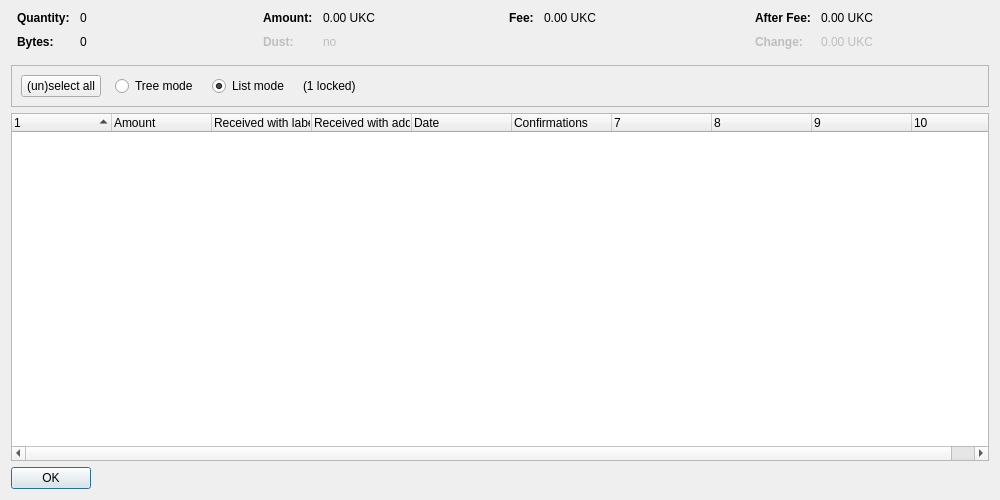
<?xml version="1.0" encoding="UTF-8"?>
<ui version="4.0">
 <class>CoinControlDialog</class>
 <widget class="QDialog" name="CoinControlDialog">
  <property name="geometry">
   <rect>
    <x>0</x>
    <y>0</y>
    <width>1000</width>
    <height>500</height>
   </rect>
  </property>
  <property name="windowTitle">
   <string>Coin Selection</string>
  </property>
  <layout class="QVBoxLayout" name="verticalLayout">
   <item>
    <layout class="QHBoxLayout" name="horizontalLayoutTop" stretch="0,0,0,0">
     <property name="topMargin">
      <number>0</number>
     </property>
     <property name="bottomMargin">
      <number>10</number>
     </property>
     <item>
      <layout class="QFormLayout" name="formLayoutCoinControl1">
       <property name="horizontalSpacing">
        <number>10</number>
       </property>
       <property name="verticalSpacing">
        <number>10</number>
       </property>
       <property name="leftMargin">
        <number>6</number>
       </property>
       <property name="rightMargin">
        <number>6</number>
       </property>
       <item row="0" column="0">
        <widget class="QLabel" name="labelCoinControlQuantityText">
         <property name="font">
          <font>
           <weight>75</weight>
           <bold>true</bold>
          </font>
         </property>
         <property name="text">
          <string>Quantity:</string>
         </property>
        </widget>
       </item>
       <item row="0" column="1">
        <widget class="QLabel" name="labelCoinControlQuantity">
         <property name="cursor">
          <cursorShape>IBeamCursor</cursorShape>
         </property>
         <property name="contextMenuPolicy">
          <enum>Qt::ActionsContextMenu</enum>
         </property>
         <property name="text">
          <string notr="true">0</string>
         </property>
         <property name="textInteractionFlags">
          <set>Qt::LinksAccessibleByMouse|Qt::TextSelectableByKeyboard|Qt::TextSelectableByMouse</set>
         </property>
        </widget>
       </item>
       <item row="1" column="0">
        <widget class="QLabel" name="labelCoinControlBytesText">
         <property name="font">
          <font>
           <weight>75</weight>
           <bold>true</bold>
          </font>
         </property>
         <property name="text">
          <string>Bytes:</string>
         </property>
        </widget>
       </item>
       <item row="1" column="1">
        <widget class="QLabel" name="labelCoinControlBytes">
         <property name="cursor">
          <cursorShape>IBeamCursor</cursorShape>
         </property>
         <property name="contextMenuPolicy">
          <enum>Qt::ActionsContextMenu</enum>
         </property>
         <property name="text">
          <string notr="true">0</string>
         </property>
         <property name="textInteractionFlags">
          <set>Qt::LinksAccessibleByMouse|Qt::TextSelectableByKeyboard|Qt::TextSelectableByMouse</set>
         </property>
        </widget>
       </item>
      </layout>
     </item>
     <item>
      <layout class="QFormLayout" name="formLayoutCoinControl2">
       <property name="horizontalSpacing">
        <number>10</number>
       </property>
       <property name="verticalSpacing">
        <number>10</number>
       </property>
       <property name="leftMargin">
        <number>6</number>
       </property>
       <property name="rightMargin">
        <number>6</number>
       </property>
       <item row="0" column="0">
        <widget class="QLabel" name="labelCoinControlAmountText">
         <property name="font">
          <font>
           <weight>75</weight>
           <bold>true</bold>
          </font>
         </property>
         <property name="text">
          <string>Amount:</string>
         </property>
        </widget>
       </item>
       <item row="0" column="1">
        <widget class="QLabel" name="labelCoinControlAmount">
         <property name="cursor">
          <cursorShape>IBeamCursor</cursorShape>
         </property>
         <property name="contextMenuPolicy">
          <enum>Qt::ActionsContextMenu</enum>
         </property>
         <property name="text">
          <string notr="true">0.00 UKC</string>
         </property>
         <property name="textInteractionFlags">
          <set>Qt::LinksAccessibleByMouse|Qt::TextSelectableByKeyboard|Qt::TextSelectableByMouse</set>
         </property>
        </widget>
       </item>
       <item row="1" column="0">
        <widget class="QLabel" name="labelCoinControlLowOutputText">
         <property name="enabled">
          <bool>false</bool>
         </property>
         <property name="font">
          <font>
           <weight>75</weight>
           <bold>true</bold>
          </font>
         </property>
         <property name="text">
          <string>Dust:</string>
         </property>
        </widget>
       </item>
       <item row="1" column="1">
        <widget class="QLabel" name="labelCoinControlLowOutput">
         <property name="enabled">
          <bool>false</bool>
         </property>
         <property name="cursor">
          <cursorShape>IBeamCursor</cursorShape>
         </property>
         <property name="contextMenuPolicy">
          <enum>Qt::ActionsContextMenu</enum>
         </property>
         <property name="text">
          <string notr="true">no</string>
         </property>
         <property name="textInteractionFlags">
          <set>Qt::LinksAccessibleByMouse|Qt::TextSelectableByKeyboard|Qt::TextSelectableByMouse</set>
         </property>
        </widget>
       </item>
      </layout>
     </item>
     <item>
      <layout class="QFormLayout" name="formLayoutCoinControl3">
       <property name="horizontalSpacing">
        <number>10</number>
       </property>
       <property name="verticalSpacing">
        <number>10</number>
       </property>
       <property name="leftMargin">
        <number>6</number>
       </property>
       <property name="rightMargin">
        <number>6</number>
       </property>
       <item row="0" column="0">
        <widget class="QLabel" name="labelCoinControlFeeText">
         <property name="font">
          <font>
           <weight>75</weight>
           <bold>true</bold>
          </font>
         </property>
         <property name="text">
          <string>Fee:</string>
         </property>
        </widget>
       </item>
       <item row="0" column="1">
        <widget class="QLabel" name="labelCoinControlFee">
         <property name="cursor">
          <cursorShape>IBeamCursor</cursorShape>
         </property>
         <property name="contextMenuPolicy">
          <enum>Qt::ActionsContextMenu</enum>
         </property>
         <property name="text">
          <string notr="true">0.00 UKC</string>
         </property>
         <property name="textInteractionFlags">
          <set>Qt::LinksAccessibleByMouse|Qt::TextSelectableByKeyboard|Qt::TextSelectableByMouse</set>
         </property>
        </widget>
       </item>
      </layout>
     </item>
     <item>
      <layout class="QFormLayout" name="formLayoutCoinControl4">
       <property name="horizontalSpacing">
        <number>10</number>
       </property>
       <property name="verticalSpacing">
        <number>10</number>
       </property>
       <property name="leftMargin">
        <number>6</number>
       </property>
       <property name="rightMargin">
        <number>6</number>
       </property>
       <item row="0" column="0">
        <widget class="QLabel" name="labelCoinControlAfterFeeText">
         <property name="font">
          <font>
           <weight>75</weight>
           <bold>true</bold>
          </font>
         </property>
         <property name="text">
          <string>After Fee:</string>
         </property>
        </widget>
       </item>
       <item row="0" column="1">
        <widget class="QLabel" name="labelCoinControlAfterFee">
         <property name="cursor">
          <cursorShape>IBeamCursor</cursorShape>
         </property>
         <property name="contextMenuPolicy">
          <enum>Qt::ActionsContextMenu</enum>
         </property>
         <property name="text">
          <string notr="true">0.00 UKC</string>
         </property>
         <property name="textInteractionFlags">
          <set>Qt::LinksAccessibleByMouse|Qt::TextSelectableByKeyboard|Qt::TextSelectableByMouse</set>
         </property>
        </widget>
       </item>
       <item row="1" column="0">
        <widget class="QLabel" name="labelCoinControlChangeText">
         <property name="enabled">
          <bool>false</bool>
         </property>
         <property name="font">
          <font>
           <weight>75</weight>
           <bold>true</bold>
          </font>
         </property>
         <property name="text">
          <string>Change:</string>
         </property>
        </widget>
       </item>
       <item row="1" column="1">
        <widget class="QLabel" name="labelCoinControlChange">
         <property name="enabled">
          <bool>false</bool>
         </property>
         <property name="cursor">
          <cursorShape>IBeamCursor</cursorShape>
         </property>
         <property name="contextMenuPolicy">
          <enum>Qt::ActionsContextMenu</enum>
         </property>
         <property name="text">
          <string notr="true">0.00 UKC</string>
         </property>
         <property name="textInteractionFlags">
          <set>Qt::LinksAccessibleByMouse|Qt::TextSelectableByKeyboard|Qt::TextSelectableByMouse</set>
         </property>
        </widget>
       </item>
      </layout>
     </item>
    </layout>
   </item>
   <item>
    <widget class="QFrame" name="frame">
     <property name="minimumSize">
      <size>
       <width>0</width>
       <height>40</height>
      </size>
     </property>
     <property name="frameShape">
      <enum>QFrame::StyledPanel</enum>
     </property>
     <property name="frameShadow">
      <enum>QFrame::Sunken</enum>
     </property>
     <layout class="QHBoxLayout" name="horizontalLayout">
      <item>
       <layout class="QHBoxLayout" name="horizontalLayoutPanel" stretch="0,0,0,0,0">
        <property name="spacing">
         <number>14</number>
        </property>
        <item>
         <widget class="QPushButton" name="pushButtonSelectAll">
          <property name="sizePolicy">
           <sizepolicy hsizetype="Maximum" vsizetype="Fixed">
            <horstretch>0</horstretch>
            <verstretch>0</verstretch>
           </sizepolicy>
          </property>
          <property name="text">
           <string>(un)select all</string>
          </property>
          <property name="autoDefault">
           <bool>false</bool>
          </property>
         </widget>
        </item>
        <item>
         <widget class="QRadioButton" name="radioTreeMode">
          <property name="sizePolicy">
           <sizepolicy hsizetype="Maximum" vsizetype="Fixed">
            <horstretch>0</horstretch>
            <verstretch>0</verstretch>
           </sizepolicy>
          </property>
          <property name="text">
           <string>Tree mode</string>
          </property>
         </widget>
        </item>
        <item>
         <widget class="QRadioButton" name="radioListMode">
          <property name="sizePolicy">
           <sizepolicy hsizetype="Maximum" vsizetype="Fixed">
            <horstretch>0</horstretch>
            <verstretch>0</verstretch>
           </sizepolicy>
          </property>
          <property name="text">
           <string>List mode</string>
          </property>
          <property name="checked">
           <bool>true</bool>
          </property>
         </widget>
        </item>
        <item>
         <widget class="QLabel" name="labelLocked">
          <property name="text">
           <string notr="true">(1 locked)</string>
          </property>
         </widget>
        </item>
        <item>
         <spacer name="horizontalSpacer">
          <property name="orientation">
           <enum>Qt::Horizontal</enum>
          </property>
          <property name="sizeHint" stdset="0">
           <size>
            <width>40</width>
            <height>20</height>
           </size>
          </property>
         </spacer>
        </item>
       </layout>
      </item>
     </layout>
    </widget>
   </item>
   <item>
    <widget class="CoinControlTreeWidget" name="treeWidget">
     <property name="contextMenuPolicy">
      <enum>Qt::CustomContextMenu</enum>
     </property>
     <property name="sortingEnabled">
      <bool>false</bool>
     </property>
     <property name="columnCount">
      <number>10</number>
     </property>
     <attribute name="headerShowSortIndicator" stdset="0">
      <bool>true</bool>
     </attribute>
     <attribute name="headerStretchLastSection">
      <bool>false</bool>
     </attribute>
     <column>
      <property name="text">
       <string/>
      </property>
     </column>
     <column>
      <property name="text">
       <string>Amount</string>
      </property>
     </column>
     <column>
      <property name="text">
       <string>Received with label</string>
      </property>
     </column>
     <column>
      <property name="text">
       <string>Received with address</string>
      </property>
     </column>
     <column>
      <property name="text">
       <string>Date</string>
      </property>
     </column>
     <column>
      <property name="text">
       <string>Confirmations</string>
      </property>
      <property name="toolTip">
       <string>Confirmed</string>
      </property>
     </column>
     <column>
      <property name="text">
       <string/>
      </property>
     </column>
     <column>
      <property name="text">
       <string/>
      </property>
     </column>
     <column>
      <property name="text">
       <string/>
      </property>
     </column>
     <column>
      <property name="text">
       <string/>
      </property>
     </column>
    </widget>
   </item>
   <item>
    <widget class="QDialogButtonBox" name="buttonBox">
     <property name="sizePolicy">
      <sizepolicy hsizetype="Maximum" vsizetype="Fixed">
       <horstretch>0</horstretch>
       <verstretch>0</verstretch>
      </sizepolicy>
     </property>
     <property name="orientation">
      <enum>Qt::Horizontal</enum>
     </property>
     <property name="standardButtons">
      <set>QDialogButtonBox::Ok</set>
     </property>
    </widget>
   </item>
  </layout>
 </widget>
 <customwidgets>
  <customwidget>
   <class>CoinControlTreeWidget</class>
   <extends>QTreeWidget</extends>
   <header>coincontroltreewidget.h</header>
  </customwidget>
 </customwidgets>
 <resources/>
 <connections/>
</ui>
